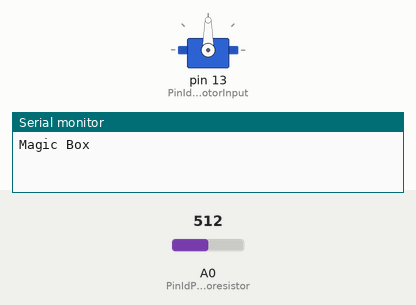
Simulated run of this sketch. Board: Arduino Uno, built with avr-gcc and run on an emulated ATmega328P. On the bench: servo, the last lines printed to the serial monitor. The test bench sets the inputs (shaded band); at power-on: A0 (PinIdPhotoresistor) = 512.

Above: at 0.1 s.
At 5.1 s:
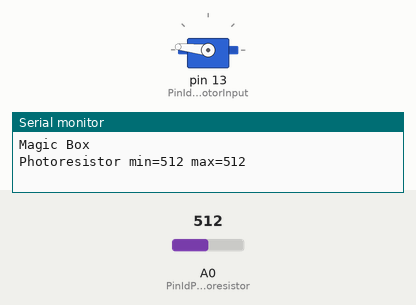
Timing chart, 0 to 6.6 s (numbered marks = the images above):
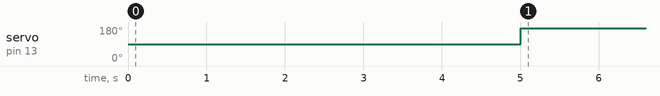

Measured:
- by itself, servo on pin 13 (PinIdServoMotorInput): 90° → 174° at 5.0 s

The sketch:

magic_box.ino
```cpp
// (licence header left out)
#include <Servo.h>

enum PinId {
    PinIdServoMotorInput = 13,
    PinIdPhotoresistor = A0,
};

enum ServoMotorInputAngle {
    ServoMotorInputAngleMin = 0,
    ServoMotorInputAngleMax = 179,
};

// Min/max that the photoresistor can read
int photoresistorMinValue;
int photoresistorMaxValue;

bool flip;
bool triggered;

Servo servoMotor;


void setup() {
  servoMotor.attach(PinIdServoMotorInput);

  Serial.begin(9600);
  Serial.println("Magic Box");

  calibratePhotoresistor(&photoresistorMinValue, &photoresistorMaxValue);

  Serial.print("Photoresistor min=");
  Serial.print(photoresistorMinValue);
  Serial.print(" max=");
  Serial.println(photoresistorMaxValue);

  flip = false;
  triggered = false;
  servoMotor.write(ServoMotorInputAngleMin);
}

/**
Calibrate the photoresistor bounds
param int minValue Minimum value to set
param int maxValue Maximum value to set
*/
void calibratePhotoresistor(int *minValue, int *maxValue) {

    // Set the min/max photoresistor bounds to their opposive value.
    *minValue = 1023;
    *maxValue = 0;

    // Calibrate for a period of time
    const int calibrationPeriodMs = 5000;
    while (millis() < calibrationPeriodMs) {

        const int photoresistorValue = analogRead(PinIdPhotoresistor);

        if (photoresistorValue > *maxValue) {
            *maxValue = photoresistorValue;
        }
        if (photoresistorValue < *minValue) {
            *minValue = photoresistorValue;
        }
    }
}


void loop() {
    // Catch the light and translate it in an appropriate pitch
    const int photoresistorValue = analogRead(PinIdPhotoresistor);
    const int percent = map(photoresistorValue,
                               photoresistorMinValue, photoresistorMaxValue,
                               0, 100);

    if (percent <= 0) {
      if (!triggered) {
        flip = !flip;
        triggered = true;
        if (flip) {
          servoMotor.write(ServoMotorInputAngleMax - 5);
        } else {
          servoMotor.write(ServoMotorInputAngleMin);
        }

        delay(2000);
      }
    } else {
      triggered = false;
    }

    delay(10);
}
```
